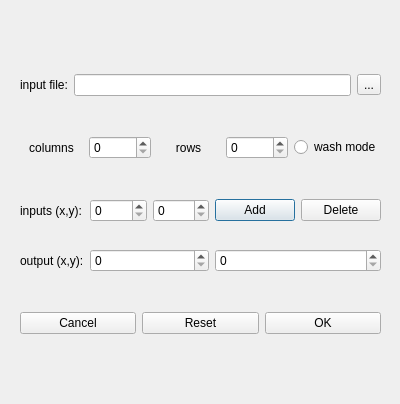
<?xml version="1.0" encoding="UTF-8"?>
<ui version="4.0">
 <class>Dialog</class>
 <widget class="QDialog" name="Dialog">
  <property name="geometry">
   <rect>
    <x>0</x>
    <y>0</y>
    <width>400</width>
    <height>404</height>
   </rect>
  </property>
  <property name="windowTitle">
   <string>Dialog</string>
  </property>
  <widget class="QWidget" name="verticalLayoutWidget">
   <property name="geometry">
    <rect>
     <x>20</x>
     <y>40</y>
     <width>361</width>
     <height>331</height>
    </rect>
   </property>
   <layout class="QVBoxLayout" name="verticalLayout">
    <item>
     <layout class="QHBoxLayout" name="FileLayout">
      <item>
       <widget class="QLabel" name="label_2">
        <property name="text">
         <string>input file:</string>
        </property>
       </widget>
      </item>
      <item>
       <widget class="QLineEdit" name="FilePath"/>
      </item>
      <item>
       <widget class="QToolButton" name="toolButton">
        <property name="text">
         <string>...</string>
        </property>
        <property name="iconSize">
         <size>
          <width>20</width>
          <height>20</height>
         </size>
        </property>
       </widget>
      </item>
     </layout>
    </item>
    <item>
     <layout class="QHBoxLayout" name="horizontalLayout_2">
      <item>
       <widget class="QLabel" name="label">
        <property name="text">
         <string>columns</string>
        </property>
        <property name="alignment">
         <set>Qt::AlignCenter</set>
        </property>
       </widget>
      </item>
      <item>
       <widget class="QSpinBox" name="columns"/>
      </item>
      <item>
       <widget class="QLabel" name="label_3">
        <property name="text">
         <string>rows</string>
        </property>
        <property name="alignment">
         <set>Qt::AlignCenter</set>
        </property>
       </widget>
      </item>
      <item>
       <widget class="QSpinBox" name="rows"/>
      </item>
      <item>
       <widget class="QRadioButton" name="btnWash">
        <property name="text">
         <string>wash mode</string>
        </property>
       </widget>
      </item>
     </layout>
    </item>
    <item>
     <layout class="QGridLayout" name="IOLayout">
      <item row="0" column="1">
       <widget class="QSpinBox" name="inputX"/>
      </item>
      <item row="2" column="1" colspan="2">
       <widget class="QSpinBox" name="outputX"/>
      </item>
      <item row="0" column="3">
       <widget class="QPushButton" name="btnAdd">
        <property name="text">
         <string>Add</string>
        </property>
       </widget>
      </item>
      <item row="0" column="4">
       <widget class="QPushButton" name="btnDelete">
        <property name="text">
         <string>Delete</string>
        </property>
       </widget>
      </item>
      <item row="1" column="0" colspan="5">
       <widget class="QLabel" name="inputDisplay">
        <property name="maximumSize">
         <size>
          <width>16777215</width>
          <height>16</height>
         </size>
        </property>
        <property name="text">
         <string/>
        </property>
       </widget>
      </item>
      <item row="0" column="0">
       <widget class="QLabel" name="label_4">
        <property name="text">
         <string>inputs (x,y):</string>
        </property>
       </widget>
      </item>
      <item row="2" column="0">
       <widget class="QLabel" name="label_5">
        <property name="text">
         <string>output (x,y):</string>
        </property>
       </widget>
      </item>
      <item row="2" column="3" colspan="2">
       <widget class="QSpinBox" name="outputY"/>
      </item>
      <item row="0" column="2">
       <widget class="QSpinBox" name="inputY"/>
      </item>
     </layout>
    </item>
    <item>
     <layout class="QHBoxLayout" name="horizontalLayout_6">
      <item>
       <widget class="QPushButton" name="btnCancel">
        <property name="text">
         <string>Cancel</string>
        </property>
       </widget>
      </item>
      <item>
       <widget class="QPushButton" name="btnReset">
        <property name="text">
         <string>Reset</string>
        </property>
       </widget>
      </item>
      <item>
       <widget class="QPushButton" name="btnOK">
        <property name="text">
         <string>OK</string>
        </property>
       </widget>
      </item>
     </layout>
    </item>
   </layout>
  </widget>
 </widget>
 <resources/>
 <connections/>
</ui>
